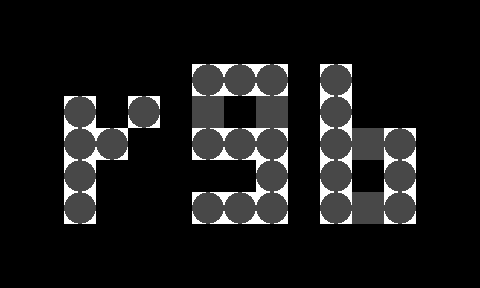

Tiled map render using the project's own tile images. Description and the whole map definition, tile-layer contents included, below:
An orthogonal 15x9 tile map with 32x32 px tiles, 1 tile layer (2), 1 hidden layer not drawn.

<map version="1.0" orientation="orthogonal" width="15" height="9" tilewidth="32" tileheight="32">
 <tileset firstgid="1" name="n_tiles1" tilewidth="32" tileheight="32">
  <image source="../../images/map/common/n_tiles1.png" width="128" height="64" />
 </tileset>
 <layer name="1" width="15" height="9" visible="0">
  <data encoding="csv">
1,1,1,1,1,1,1,1,1,1,1,1,1,1,1,
1,1,1,1,1,1,1,1,1,1,1,1,1,1,1,
1,1,1,1,1,1,1,1,1,1,1,1,1,1,1,
1,1,1,1,1,1,1,1,1,1,1,1,1,1,1,
1,1,1,1,1,1,1,1,1,1,1,1,1,1,1,
1,1,1,1,1,1,1,1,1,1,1,1,1,1,1,
1,1,1,1,1,1,1,1,1,1,1,1,1,1,1,
1,1,1,1,1,1,1,1,1,1,1,1,1,1,1,
1,1,1,1,1,1,1,1,1,1,1,1,1,1,1
</data>
 </layer>
 <layer name="2" width="15" height="9">
  <data encoding="csv">
2,2,2,2,2,2,2,2,2,2,2,2,2,2,2,
2,0,0,0,0,0,0,0,0,0,0,0,0,0,2,
2,0,0,0,0,0,3,3,3,0,3,0,0,0,2,
2,0,3,0,3,0,4,0,4,0,3,0,0,0,2,
2,0,3,3,0,0,3,3,3,0,3,4,3,0,2,
2,0,3,0,0,0,0,0,3,0,3,0,3,0,2,
2,0,3,0,0,0,3,3,3,0,3,4,3,0,2,
2,0,0,0,0,0,0,0,0,0,0,0,0,0,2,
2,2,2,2,2,2,2,2,2,2,2,2,2,2,2
</data>
 </layer>
</map>
